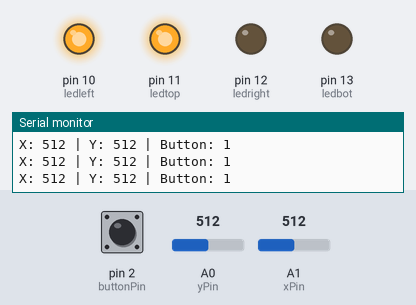
Recording of a sketch running on a simulated Arduino Uno, built with avr-gcc and run on an emulated ATmega328P. On the bench: output pins drawn as LEDs (lit = HIGH), the last lines printed to the serial monitor. The inputs (shaded band) are chosen by the test bench; at power-on: A1 (xPin) = 512, A0 (yPin) = 512, pin 2 (buttonPin) HIGH.

Above: at 1.2 s.
1.3 s: A1 (xPin) set to 501
At 2.1 s:
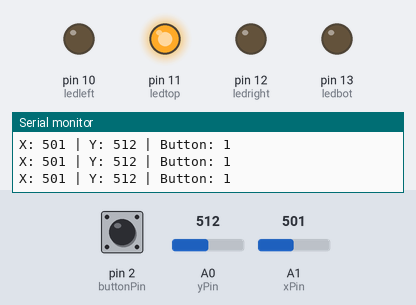
2.8 s: A0 (yPin) set to 526
At 3.5 s:
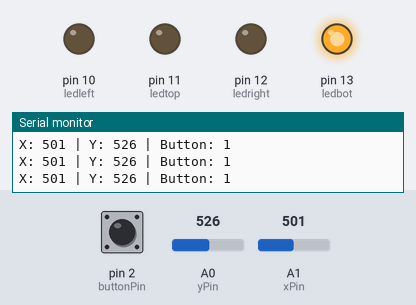
4.3 s: pin 2 (buttonPin) pulled LOW for 0.15 s
At 4.41 s:
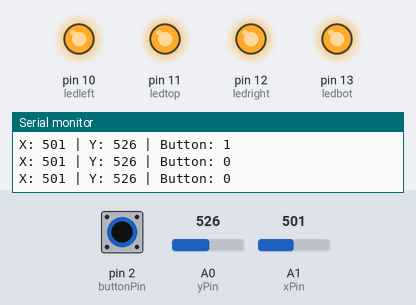
5.9 s: A1 (xPin) set to 0
At 6.7 s:
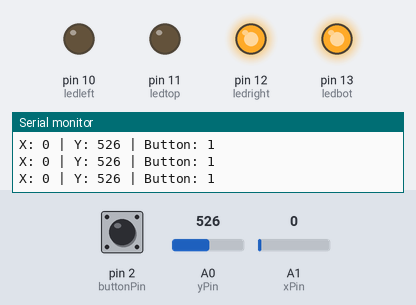
7.7 s: A0 (yPin) set to 0
At 8.5 s:
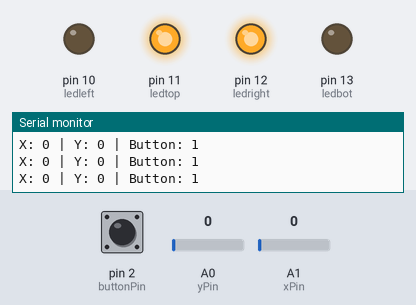
9.2 s: pin 2 (buttonPin) pulled LOW for 1 s
At 9.9 s:
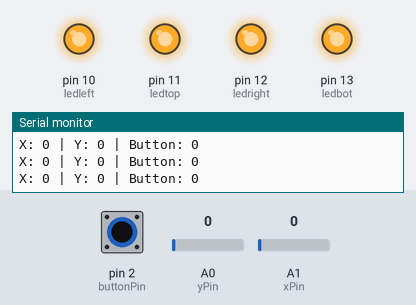
Timing chart, 0 to 12.2 s (numbered marks = the images above; inputs shaded):
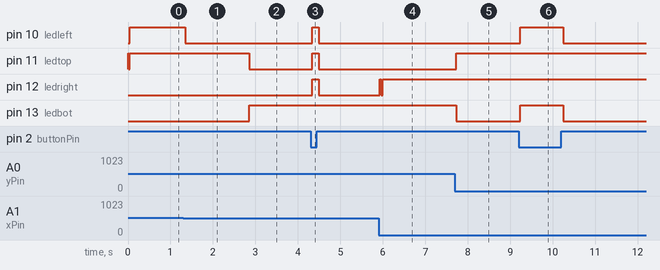

Measured:
- the behaviour switches between 502 and 501 on A1 (xPin) (found by bisection; images 0 and 1)
- the behaviour switches between 516 and 517 on A0 (yPin) (found by bisection; images 1 and 2)
- after the input at 1.3 s, pin 10 (ledleft): HIGH → LOW after 0.05 s
- after the input at 2.8 s, pin 11 (ledtop): HIGH → LOW after 0.06 s; pin 13 (ledbot): LOW → HIGH after 0.06 s
- after the input at 4.3 s, pin 10 (ledleft), pin 11 (ledtop), pin 12 (ledright): LOW → HIGH at once, → LOW 0.15 s later
- after the input at 5.9 s, pin 12 (ledright): LOW → HIGH at once, → LOW 0.03 s later, → HIGH 0.04 s later
- after the input at 7.7 s, pin 11 (ledtop): LOW → HIGH at once; pin 13 (ledbot): HIGH → LOW at once
- after the input at 9.2 s, pin 10 (ledleft), pin 13 (ledbot): LOW → HIGH at once, → LOW 1.0 s later

The sketch:

mouseControl.ino
```cpp
int xPin = A1;
int yPin = A0;
int buttonPin = 2;

int xPosition = 0;
int yPosition = 0;
int buttonState = 0;

int ledbot = 13;
int ledright = 12;
int ledtop = 11;
int ledleft = 10;

void setup() {
  // initialize serial communications at 9600 bps:
  Serial.begin(9600);

  pinMode(ledbot, OUTPUT);
  pinMode(ledright, OUTPUT);
  pinMode(ledtop, OUTPUT);
  pinMode(ledleft, OUTPUT);

  pinMode(xPin, INPUT);
  pinMode(yPin, INPUT);

  //activate pull-up resistor on the push-button pin
  pinMode(buttonPin, INPUT_PULLUP);

  // For versions prior to Arduino 1.0.1
  // pinMode(buttonPin, INPUT);
  // digitalWrite(buttonPin, HIGH);

}

void loop() {
  xPosition = analogRead(xPin);
  yPosition = analogRead(yPin);
  buttonState = digitalRead(buttonPin);

  Serial.print("X: ");
  Serial.print(xPosition);
  Serial.print(" | Y: ");
  Serial.print(yPosition);
  Serial.print(" | Button: ");
  Serial.println(buttonState);

  if(xPosition > 501){
    digitalWrite(ledleft, HIGH);
    digitalWrite(ledbot, LOW);
    digitalWrite(ledright, LOW);
    digitalWrite(ledtop, LOW);
//    delay(0);
  }

  if(xPosition < 499){
    digitalWrite(ledright, HIGH);
    digitalWrite(ledbot, LOW);
    digitalWrite(ledleft, LOW);
    digitalWrite(ledtop, LOW);
//    delay(0);
  }

  if(yPosition < 514){
    digitalWrite(ledright, LOW);
    digitalWrite(ledbot, LOW);
    digitalWrite(ledleft, LOW);
    digitalWrite(ledtop, HIGH);
//    delay(0);
  }

  if(yPosition > 516){
    digitalWrite(ledright, LOW);
    digitalWrite(ledbot, HIGH);
    digitalWrite(ledleft, LOW);
    digitalWrite(ledtop, LOW);
//    delay(0);
  }

  if(xPosition > 501 && yPosition < 514){
    digitalWrite(ledright, LOW);
    digitalWrite(ledbot, LOW);
    digitalWrite(ledleft, HIGH);
    digitalWrite(ledtop, HIGH);
//    delay(0);
  }

  if(xPosition > 501 && yPosition > 516){
    digitalWrite(ledright, LOW);
    digitalWrite(ledbot, HIGH);
    digitalWrite(ledleft, HIGH);
    digitalWrite(ledtop, LOW);
//    delay(0);
  }

  if(xPosition < 499 && yPosition < 514){
    digitalWrite(ledright, HIGH);
    digitalWrite(ledbot, LOW);
    digitalWrite(ledleft, LOW);
    digitalWrite(ledtop, HIGH);
//    delay(0);
  }

  if(xPosition < 499 && yPosition > 516){
    digitalWrite(ledright, HIGH);
    digitalWrite(ledbot, HIGH);
    digitalWrite(ledleft, LOW);
    digitalWrite(ledtop, LOW);
//    delay(0);
  }

  if(xPosition == 500 && yPosition == 515) {
    digitalWrite(ledright, LOW);
    digitalWrite(ledbot, LOW);
    digitalWrite(ledleft, LOW);
    digitalWrite(ledtop, LOW);
//    delay(0);
  }

  if(buttonState == 0){
    digitalWrite(ledright, HIGH);
    digitalWrite(ledbot, HIGH);
    digitalWrite(ledleft, HIGH);
    digitalWrite(ledtop, HIGH);
//    delay(0);
  }

  if(xPosition == 500 && yPosition == 515) {
    digitalWrite(ledright, LOW);
    digitalWrite(ledbot, LOW);
    digitalWrite(ledleft, LOW);
    digitalWrite(ledtop, LOW);
//    delay(0);
  }

    delay(0.5);

}
```
